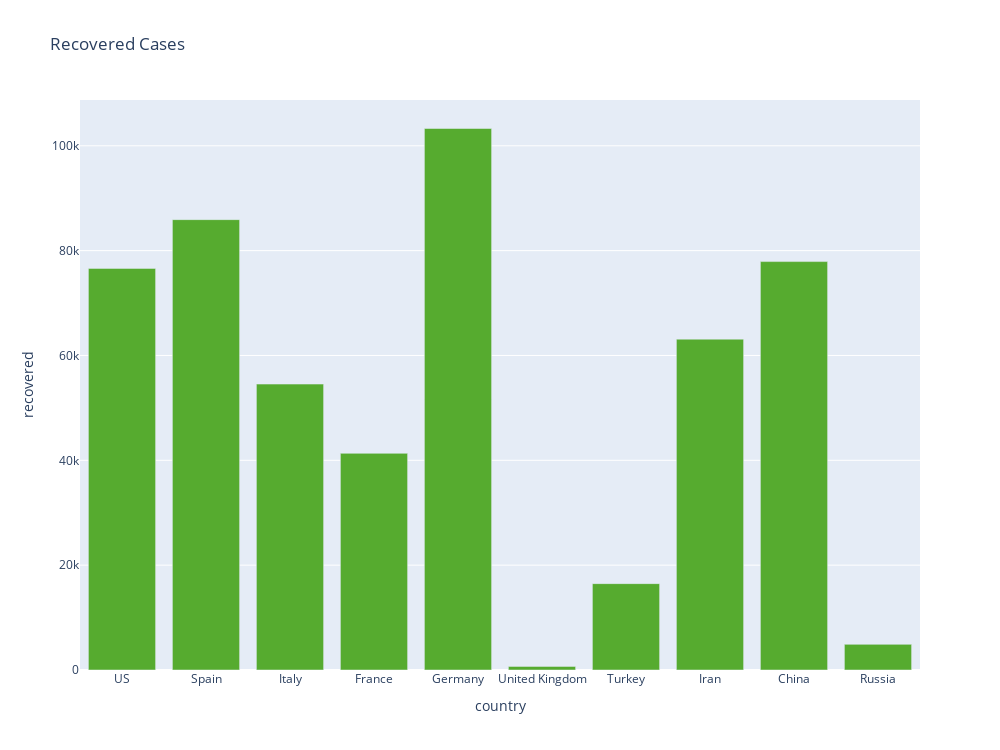

The notebook cell this image was saved under:
### Markdown cell above
## Top 10 Countries with Recovered Cases

### Code cell
px.bar(
    sorted_country_df.head(10),
    x = "country",
    y = "recovered",
    title= "Recovered Cases",
    color_discrete_sequence=["#56ab2f"], 
    height=750,
    width=1000
)

### Figure 1 — Plotly figure (JSON) as saved in the notebook; plotly's stock layout.template omitted (floating-point values rounded to 4 significant figures)
{"data": [{"alignmentgroup": "True", "hovertemplate": "country=%{x}<br>recovered=%{y}<extra></extra>", "legendgroup": "", "marker": {"color": "#56ab2f"}, "name": "", "offsetgroup": "", "orientation": "v", "showlegend": false, "textposition": "auto", "type": "bar", "x": ["US", "Spain", "Italy", "France", "Germany", "United Kingdom", "Turkey", "Iran", "China", "Russia"], "xaxis": "x", "y": [76614, 85915, 54543, 41331, 103300, 691, 16477, 63113, 77911, 4891], "yaxis": "y"}], "layout": {"barmode": "relative", "height": 750, "legend": {"tracegroupgap": 0}, "title": {"text": "Recovered Cases"}, "width": 1000, "xaxis": {"anchor": "y", "domain": [0, 1], "title": {"text": "country"}}, "yaxis": {"anchor": "x", "domain": [0, 1], "title": {"text": "recovered"}}}}
